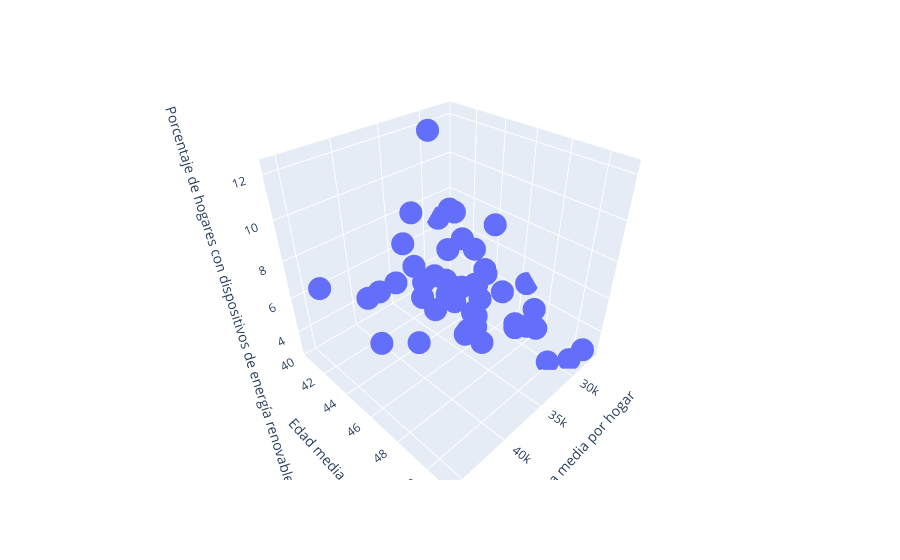

Notebook cell for this chart:
### Markdown cell above
Visualizamos los datos.

### Code cell
fig = px.scatter_3d(h1_df, x='Renta media por hogar', y='Edad media', 
                    z='Porcentaje de hogares con dispositivos de energía renovable')
fig.show()

### Figure 1 — Plotly figure (JSON) as saved in the notebook; plotly's stock layout.template omitted (floating-point values rounded to 4 significant figures)
{"data": [{"hovertemplate": "Renta media por hogar=%{x}<br>Edad media=%{y}<br>Porcentaje de hogares con dispositivos de energía renovable=%{z}<extra></extra>", "legendgroup": "", "marker": {"color": "#636efa", "symbol": "circle"}, "mode": "markers", "name": "", "scene": "scene", "showlegend": false, "type": "scatter3d", "x": [30908, 28965, 28442, 38586, 33242, 27243, 41594, 40694, 34530, 34461, 32694, 29290, 34683, 29064, 26529, 30055, 29082, 43392, 37444, 29113, 35509, 29133, 34901, 27429, 31392, 35640, 30709, 45726, 32743, 30644, 40760, 29073, 32105, 33230, 33314, 30435, 33362, 31899, 33830, 34872, 32889, 30626, 34198, 34708, 27928, 36098, 28227], "y": [43.68, 43.77, 40.32, 44.57, 48.68, 43.78, 42.89, 46.1, 46.69, 45.91, 43.51, 44.07, 47.24, 45.92, 46.53, 42.21, 43.69, 45.15, 42.24, 42.75, 41.7, 42.1, 45.26, 43.77, 49.25, 43.24, 49.99, 42.53, 40.7, 42.42, 43.27, 50.73, 48.2, 46.05, 44.46, 48.31, 45.85, 41.71, 47.28, 42.88, 46.11, 42.22, 43.4, 46.25, 51.07, 44.53, 47.87], "z": [4.314, 4.036, 6.714, 10.45, 5.031, 4.285, 6.148, 5.067, 5.041, 3.45, 4.248, 4.234, 3.764, 4.593, 4.727, 8.209, 6.24, 5.353, 5.622, 6.499, 7.193, 7.828, 5.696, 4.61, 4.735, 4.726, 2.821, 7.619, 4.775, 6.058, 6.465, 2.865, 4.657, 3.623, 4.419, 4.042, 4.452, 12.3, 9.922, 5.281, 5.284, 4.016, 3.618, 3.979, 3.324, 6.737, 4.21]}], "layout": {"legend": {"tracegroupgap": 0}, "margin": {"t": 60}, "scene": {"domain": {"x": [0, 1], "y": [0, 1]}, "xaxis": {"title": {"text": "Renta media por hogar"}}, "yaxis": {"title": {"text": "Edad media"}}, "zaxis": {"title": {"text": "Porcentaje de hogares con dispositivos de energía renovable"}}}}}
